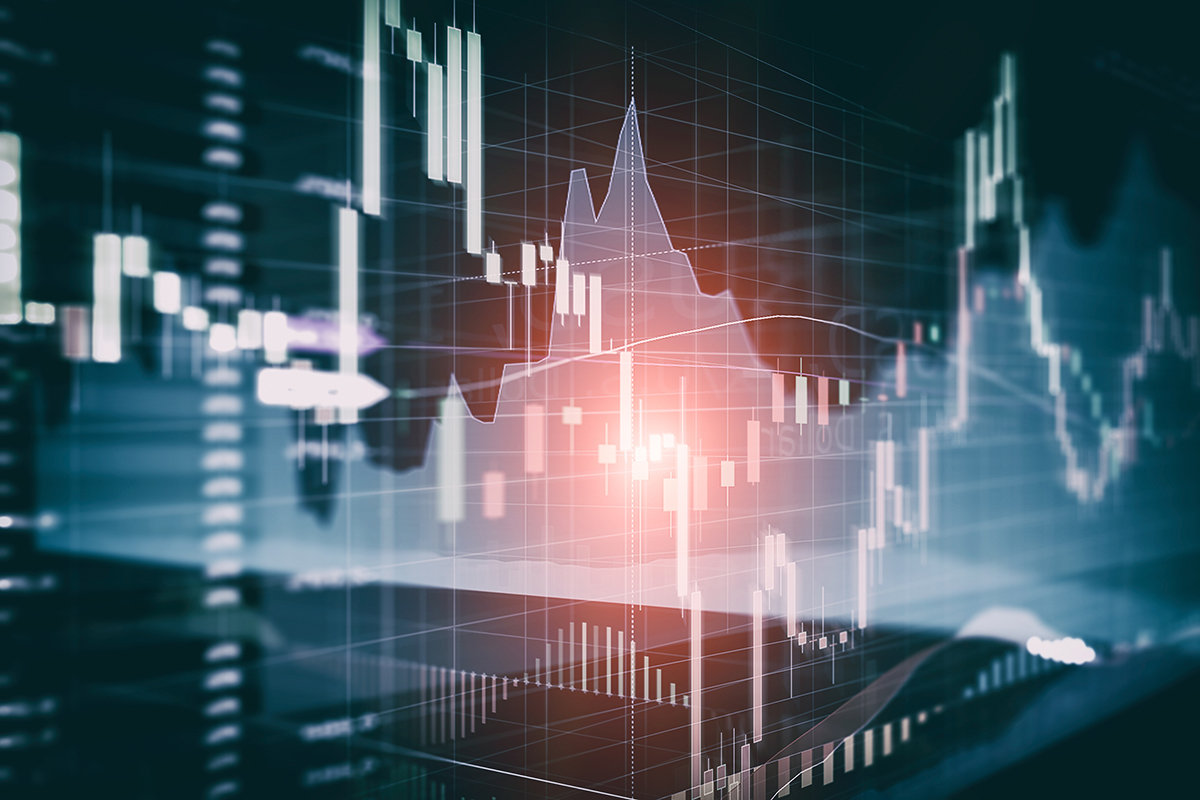
#> input picture images/statistics.jpg, 1200 x 800 px
$ python main.py
#> lines starting #> are read from the running program, lines starting #| are printed output that depends on the picture
### image_processor.py
from PIL import Image, ImageDraw, ImageFont

class ImageReader:
    def __init__(self):
        """
        Instantiate an ImageReader object. Constructor does not require any parameters.
        :param: None - Does not require any parameters.
        :return: ImageReader Object with Nulled Parameters color_mode,
        image_format, image_height, image_width, image_attributes_dict, and image_path.
        """
        self.color_mode = None
        self.image_format = None
        self.image_height = None
        self.image_width = None
        self.image_attributes_dict = None
        self.image_path = None
        self.im = None

    def read_image(self, image_path:str):
        """
        Reads an image from a specified path. The Read Image is displayed in a separate window.
        :param image_path:str: Path to the image
        :return: None. Object is self-contained.
        """
#> called with image_path = './images/statistics.jpg'
        self.im = Image.open(image_path)
#> self.im is the input picture: PIL image 1200x800 RGB; mean R, G, B 74.1, 88.6, 97.7
        self.image_path = image_path
        print(f"Successfully Read Image from Path: {self.image_path}.  Image Attributes:\n\tImage Format: {self.im.format}\n\t"
              f"Image Size: {self.im.size}\n\t"
              f"Color Mode: {self.im.mode}\n")
#| Successfully Read Image from Path: ./images/statistics.jpg.  Image Attributes:
#| 	Image Format: JPEG
#| 	Image Size: (1200, 800)
#| 	Color Mode: RGB
        self.image_attributes_dict = {'format': self.im.format, 'size':self.im.size, 'mode':self.im.mode}
        self.image_width = self.im.size[0]
#> self.image_width = 1200
        self.image_height = self.im.size[1]
#> self.image_height = 800
        self.image_format = self.im.format
#> self.image_format = 'JPEG'
        self.color_mode = self.im.mode
#> self.color_mode = 'RGB'
        self.im.show()


    def convert_to_greyscale(self):
        """
        Converts the image to greyscale.
        :param self: function is applied to the object
        :return: None. Object is self-contained.
        """
        self.im = self.im.convert('L')
        print(f"Successfully Converted Image to Greyscale.")
        self.im.show()
        self.im.save("./images/out.jpg")

    def draw_text(self, text:str):
        """
        Draws the text parameter unto the image
        :param text:str: the text to be drawn on the image
        :return: None. Object is self-contained.
        """
#> called with text = 'Statistics and Machine Learning'
        draw = ImageDraw.Draw(self.im)
        font = ImageFont.truetype(font=r'./fonts/sans-serif.ttf', size=50)
        draw.text(xy=(int(self.image_width/4), int(self.image_height/4)),
                  text=text, font=font, fill="purple")
        self.im.show()
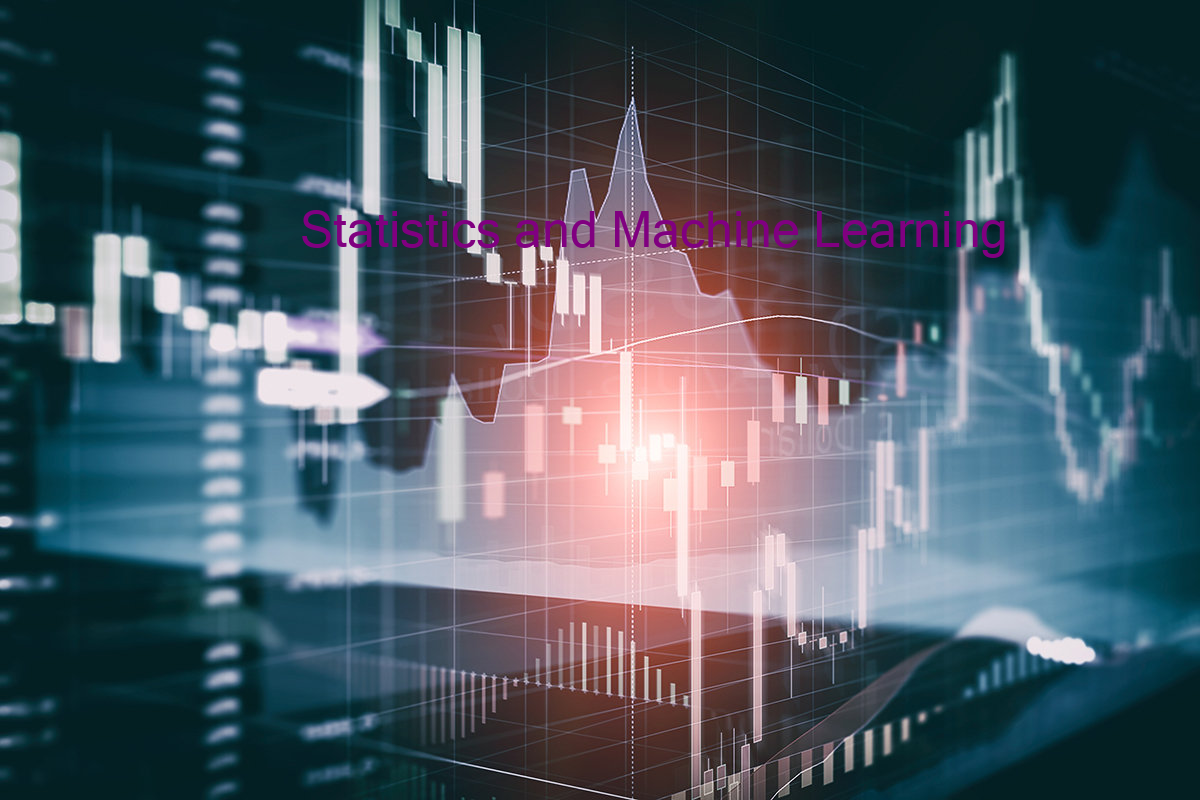
#> shown: PIL image 1200x800 RGB; mean R, G, B 74.5, 87.9, 98
        self.im.save('./images/out.jpg')

### main.py
from image_processor import ImageReader
import glob, os

my_image = ImageReader()

my_image.read_image(image_path='./images/statistics.jpg')

my_image.draw_text(text="Statistics and Machine Learning")

my_image.convert_to_greyscale()
#> in convert_to_greyscale, `self.im = self.im.convert('L')`:
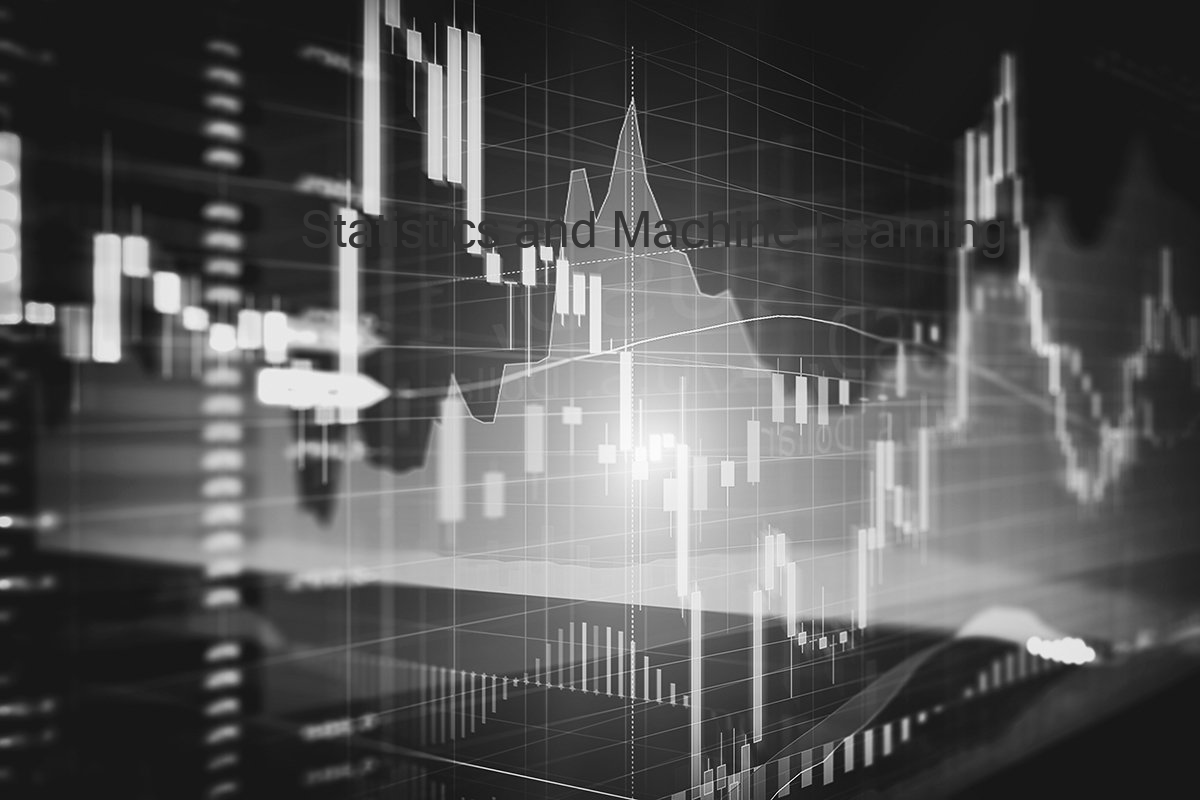
#> self.im: PIL image 1200x800 L; min 0, max 255, mean 85.1

#> (the run stopped early here; a loop or call above may not have finished)
